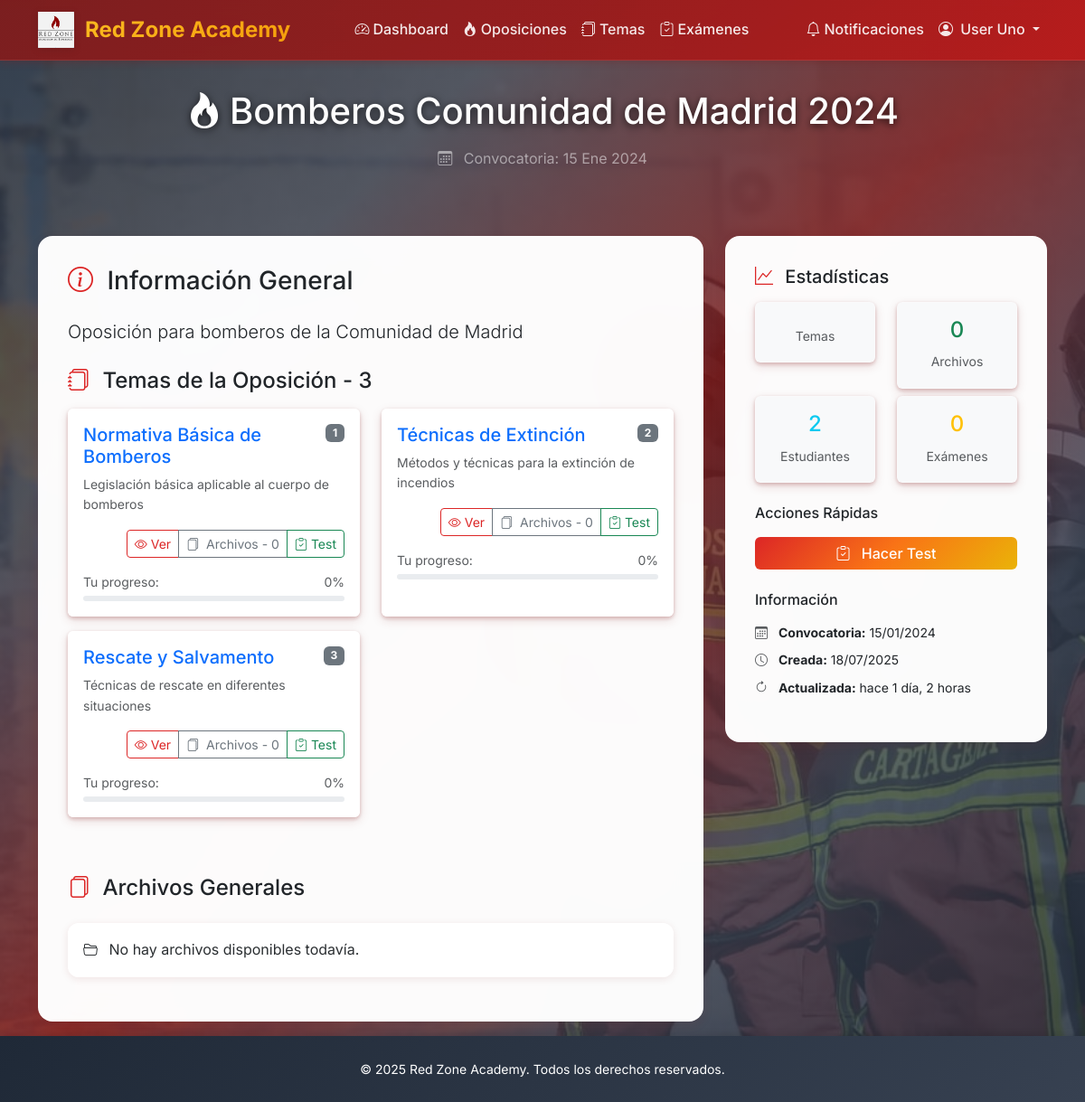
/dashboard/oposiciones/1/ (signed in), run on an earlier commit of the app's database.
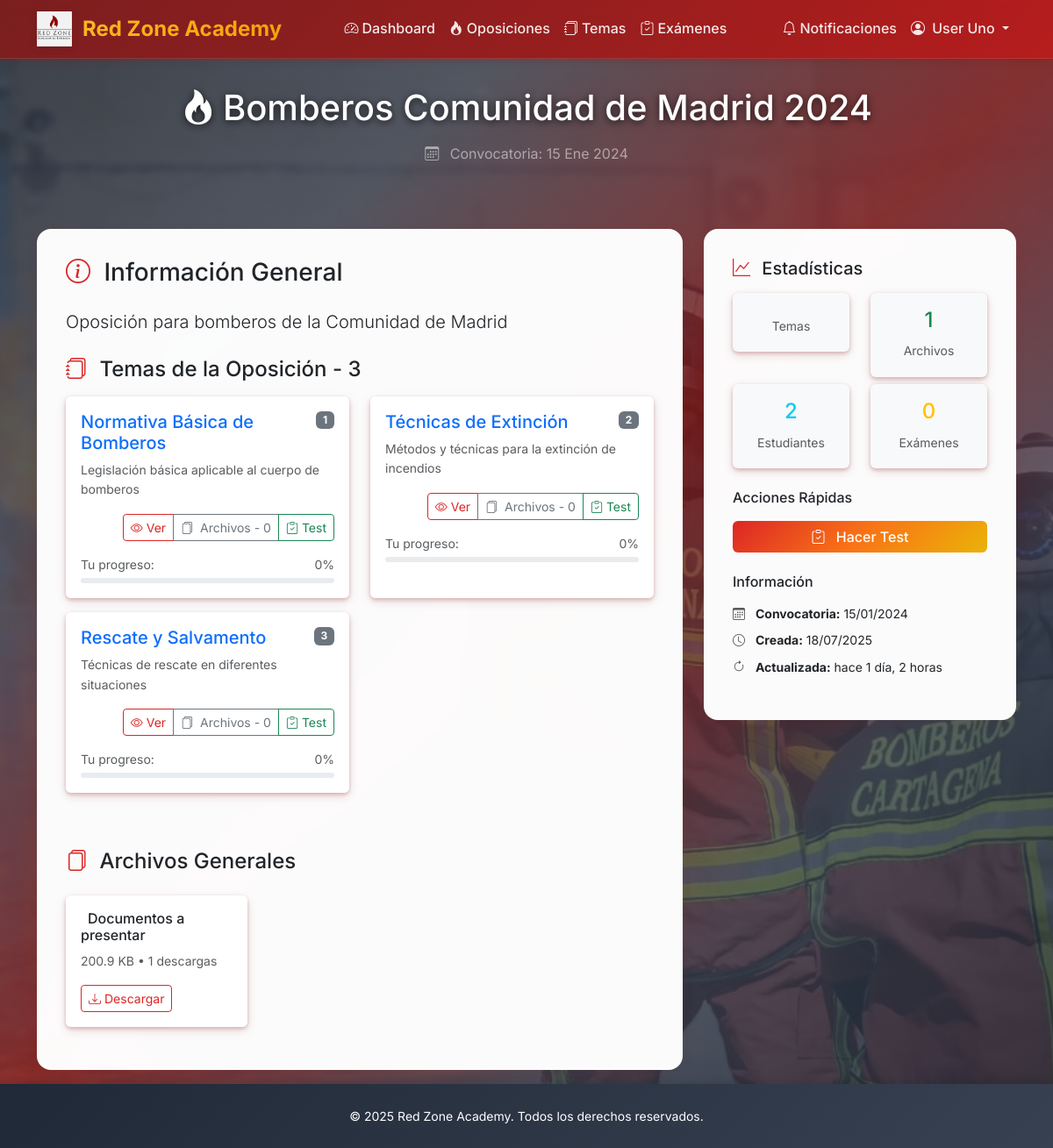
And on a later commit of the database.
### core/models.py (models this page shows, shortened)
class Tema(models.Model):
    nombre = models.CharField(max_length=200)
    descripcion = models.TextField(blank=True, help_text="Descripción del tema")
    oposiciones = models.ManyToManyField(
        Oposicion,
        blank=True,
        related_name='temas',
        help_text="Oposiciones a las que pertenece este tema"
    )
    alumnos_con_acceso = models.ManyToManyField(
        User,
        limit_choices_to={'user_type': 'student'},
        blank=True,
        related_name='temas_acceso'
    )
    orden = models.PositiveIntegerField(default=0, help_text="Orden de aparición en la oposición")
    created_at = models.DateTimeField(auto_now_add=True)
    updated_at = models.DateTimeField(auto_now=True)
    class Meta:
        ordering = ['orden', 'nombre']

class Oposicion(models.Model):
    nombre = models.CharField(max_length=200)
    descripcion = models.TextField()
    fecha_convocatoria = models.DateField()
    alumnos_con_acceso = models.ManyToManyField(
        User,
        limit_choices_to={'user_type': 'student'},
        blank=True,
        related_name='oposiciones_acceso'
    )
    created_at = models.DateTimeField(auto_now_add=True)
    updated_at = models.DateTimeField(auto_now=True)
    class Meta:
        verbose_name_plural = "Oposiciones"
    @property
    def total_estudiantes(self):
        return self.alumnos_con_acceso.count()

class ArchivoOposicion(models.Model):
    oposicion = models.ForeignKey(
        Oposicion,
        on_delete=models.CASCADE,
        related_name='archivos'
    )
    nombre = models.CharField(max_length=200, help_text="Nombre descriptivo del archivo")
    descripcion = models.TextField(blank=True, help_text="Descripción opcional del contenido")
    archivo = models.FileField(
        upload_to=upload_to_oposicion,
        validators=[
            FileExtensionValidator(
                allowed_extensions=['pdf', 'doc', 'docx', 'ppt', 'pptx', 'xls', 'xlsx',
                                  'mp4', 'avi', 'mov', 'mp3', 'wav', 'jpg', 'jpeg', 'png', 'gif']
            )
        ]
    )
    tipo = models.CharField(
        max_length=20,
        choices=TipoArchivo.choices,
        default=TipoArchivo.DOCUMENTO
    )
    tamaño = models.PositiveIntegerField(blank=True, null=True, help_text="Tamaño en bytes")
    es_publico = models.BooleanField(
        default=True,
        help_text="Si está marcado, todos los estudiantes con acceso a la oposición podrán ver este archivo"
    )
    subido_por = models.ForeignKey(
        User,
        on_delete=models.CASCADE,
        related_name='archivos_oposicion_subidos'
    )
    fecha_subida = models.DateTimeField(auto_now_add=True)
    descargas = models.PositiveIntegerField(default=0)
    class Meta:
        verbose_name = "Archivo de Oposición"
        verbose_name_plural = "Archivos de Oposiciones"
        ordering = ['-fecha_subida']
    @property
    def tamaño_legible(self):
        if not self.tamaño:
            return "Desconocido"
        for unit in ['B', 'KB', 'MB', 'GB']:
            if self.tamaño < 1024.0:
                return f"{self.tamaño:.1f} {unit}"
            self.tamaño /= 1024.0
        return f"{self.tamaño:.1f} TB"

### core/views.py (the view)
# urls.py: path('oposiciones/<int:pk>/', views.OposicionDetailView.as_view(), name='oposicion_detail'),
class OposicionDetailView(LoginRequiredMixin, DetailView):
    model = Oposicion
    template_name = 'core/oposicion_detail.html'
    context_object_name = 'oposicion'
    def get_queryset(self):
        queryset = Oposicion.objects.prefetch_related(
            'temas__archivos',
            'archivos',
            'alumnos_con_acceso'
        )
        if self.request.user.is_admin():
            return queryset.all()
        return queryset.filter(alumnos_con_acceso=self.request.user)
    def get_context_data(self, **kwargs):
        context = super().get_context_data(**kwargs)
        context['title'] = self.object.nombre
        temas_oposicion = self.object.temas.prefetch_related('archivos').order_by('orden', 'nombre')
        if self.request.user.is_student():
            temas_con_progreso = []
            for tema in temas_oposicion:
                tema.progreso = {
                    'completado': False,  # Implementar lógica de progreso
                    'porcentaje': 0,
                }
                temas_con_progreso.append(tema)
            context['temas'] = temas_con_progreso
        else:
            context['temas'] = temas_oposicion
        return context

### accounts/models.py (called while the page is built)
    def is_admin(self):
        return self.user_type == 'admin'

    def is_student(self):
        return self.user_type == 'student'

### templates/core/oposicion_detail.html (shortened to what the changed rows need)
{% extends 'base.html' %}
{% load humanize %}
{% block content %}
<div class="container">
    <div class="page-header text-center seamless mb-4">
        <h1 class="text-white mb-3">
            <i class="bi bi-fire me-2"></i>{{ oposicion.nombre }}
        </h1>
        <p class="text-white-50 mb-0">
            <i class="bi bi-calendar3 me-2"></i>
            Convocatoria: {{ oposicion.fecha_convocatoria|date:"d M Y" }}
        </p>
    </div>
    <div class="row">
        <div class="col-lg-8">
            <div class="main-content">
                <div class="mb-4">
                    <p class="lead">{{ oposicion.descripcion }}</p>
                </div>
                {% if temas %}
                    <div class="row">
                        {% for tema in temas %}
                        <div class="col-md-6 mb-3">
                            <div class="card h-100">
                                <div class="card-body">
                                    <div class="d-flex justify-content-between align-items-start mb-2">
                                        <h5 class="card-title mb-0">
                                            <a href="{% url 'core:tema_detail' tema.pk %}" class="text-decoration-none">
                                                {{ tema.nombre }}
                                            </a>
                                        </h5>
                                        <span class="badge bg-secondary">{{ tema.orden }}</span>
                                    </div>
                                    {% if tema.descripcion %}
                                        <p class="card-text text-muted small">
                                            {{ tema.descripcion|truncatewords:15 }}
                                        </p>
                                    {% endif %}
                                    <div class="d-flex justify-content-end">
                                        <div class="btn-group btn-group-sm">
                                            <a href="{% url 'core:tema_detail' tema.pk %}" class="btn btn-outline-primary">
                                                <i class="bi bi-eye me-1"></i>Ver
                                            </a>
                                            <a href="{% url 'core:archivos_tema_list' tema.pk %}" class="btn btn-outline-secondary">
                                                <i class="bi bi-files me-1"></i>
                                                Archivos - {{ tema.archivos.count }}
                                            </a>
                                            <a href="{% url 'core:examen_config' %}?tema={{ tema.pk }}" class="btn btn-outline-success">
                                                <i class="bi bi-clipboard-check me-1"></i>Test
                                            </a>
                                        </div>
                                    </div>
                                    {% if request.user.is_student and tema.progreso %}
                                        <div class="mt-3">
                                            <div class="d-flex justify-content-between align-items-center mb-1">
                                                <small class="text-muted">Tu progreso:</small>
                                                <small class="text-muted">{{ tema.progreso.porcentaje }}%</small>
                                            </div>
                                            <div class="progress" style="height: 6px;">
                                            </div>
                                        </div>
                                    {% endif %}
                                </div>
                            </div>
                        </div>
                        {% endfor %}
                    </div>
                {% else %}
                    <div class="alert alert-info">
                        <i class="bi bi-info-circle me-2"></i>
                        Aún no se han asignado temas a esta oposición.
                    </div>
                {% endif %}
                <div class="mt-5">
                    <div class="d-flex justify-content-between align-items-center mb-3">
                        <h4>
                        </h4>
                    </div>
                    {% if oposicion.archivos.all %}
                        <div class="row">
                            {% for archivo in oposicion.archivos.all|slice:":6" %}
                            <div class="col-md-4 mb-3">
                                <div class="card">
                                    <div class="card-body">
                                        <h6 class="card-title">
                                            {{ archivo.nombre }}
                                        </h6>
                                        <p class="card-text small text-muted">
                                            {{ archivo.tamaño_legible }} • {{ archivo.descargas }} descargas
                                        </p>
                                        <a href="{% url 'core:descargar_archivo_oposicion' archivo.pk %}"
                                           class="btn btn-outline-primary btn-sm">
                                            <i class="bi bi-download me-1"></i>Descargar
                                        </a>
                                    </div>
                                </div>
                            </div>
                            {% endfor %}
                        </div>
                    {% else %}
                        <div class="alert alert-secondary">
                            <i class="bi bi-folder2-open me-2"></i>
                            No hay archivos disponibles todavía.
                        </div>
                    {% endif %}
                </div>
            </div>
        </div>
        <div class="col-lg-4">
            <div class="main-content">
                <div class="row text-center">
                    <div class="col-6">
                        <div class="card bg-light">
                            <div class="card-body">
                                <h4 class="text-success">{{ oposicion.archivos.count }}</h4>
                                <small class="text-muted">Archivos</small>
                            </div>
                        </div>
                    </div>
                </div>
                <div class="row text-center mt-2">
                    <div class="col-6">
                        <div class="card bg-light">
                            <div class="card-body">
                                <h4 class="text-info">{{ oposicion.total_estudiantes }}</h4>
                                <small class="text-muted">Estudiantes</small>
                            </div>
                        </div>
                    </div>
                </div>
                <div class="mt-4">
                    <ul class="list-unstyled small">
                        <li class="mb-2">
                            <i class="bi bi-calendar3 text-muted me-2"></i>
                            <strong>Convocatoria:</strong> {{ oposicion.fecha_convocatoria|date:"d/m/Y" }}
                        </li>
                        <li class="mb-2">
                            <i class="bi bi-clock text-muted me-2"></i>
                            <strong>Creada:</strong> {{ oposicion.created_at|date:"d/m/Y" }}
                        </li>
                        <li class="mb-2">
                            <i class="bi bi-arrow-clockwise text-muted me-2"></i>
                            <strong>Actualizada:</strong> {{ oposicion.updated_at|naturaltime }}
                        </li>
                    </ul>
                </div>
            </div>
        </div>
    </div>
</div>
{% endblock %}

What changed in the data, as far as the page shows it:
computed for Oposicion "Oposición para bomberos de la Comunidad de Madrid": archivos.count "0" → "1"
added ArchivoOposicion: nombre "Documentos a presentar", tamaño_legible "200.9 KB", descargas "1"
Also different on the page:
text no longer shown: "No hay archivos disponibles todavía."
